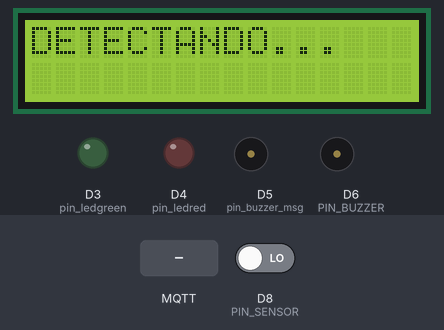
The sketch below on a simulated ESP8266 (NodeMCU). Parts: 16×2 character LCD, output pins drawn as LEDs (lit = HIGH), buzzer (waves = sounding, pin HIGH). The inputs (shaded band) are chosen by the test bench; at power-on: D8 (PIN_SENSOR) LOW. WiFi joins after 1.5 s; servers stay silent unless stated; random numbers use the default seed unless the sketch sets one; no MQTT or app messages arrive unless stated; what the sketch prints to the serial monitor is not drawn.

Above: at 2.9 s.
3.0 s: D8 (PIN_SENSOR) driven HIGH
At 4.3 s:
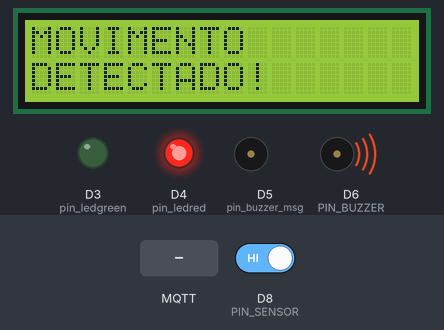
5.3 s: MQTT message "1" arrives on the first subscribed topic
At 6.7 s:
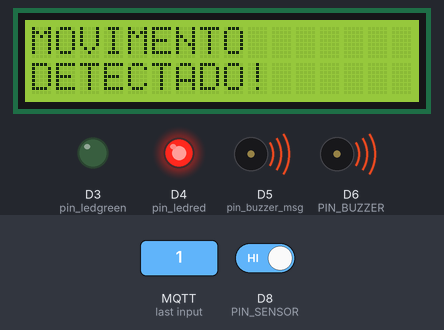
10.3 s: D8 (PIN_SENSOR) driven LOW
At 12.3 s:
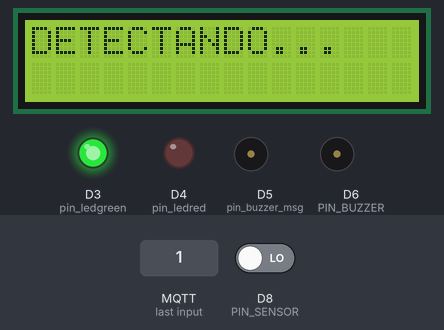
13.4 s: MQTT message "1" arrives on the first subscribed topic
At 14.5 s:
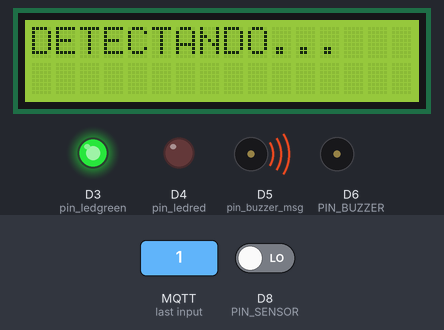
Timing chart, 0 to 18.4 s (numbered marks = the images above; inputs shaded):
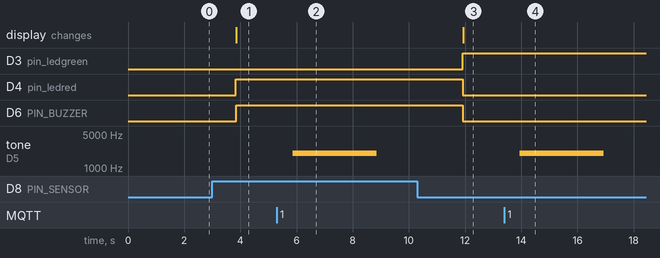

Measured:
- after the input at 3.0 s, D4 (pin_ledred): LOW → HIGH after 0.83 s; D6 (PIN_BUZZER): LOW → HIGH after 0.86 s; the display: changes after 0.86 s (image 1)
- after the input at 5.3 s, tone on D5 (pin_buzzer_msg): silent → 2000 Hz after 0.56 s, → silent 3.0 s later
- after the input at 10.3 s, D3 (pin_ledgreen): LOW → HIGH after 1.6 s; D4 (pin_ledred), D6 (PIN_BUZZER): HIGH → LOW after 1.6 s; the display: changes after 1.6 s (image 3)
- after the input at 13.4 s, tone on D5 (pin_buzzer_msg): silent → 2000 Hz after 0.54 s, → silent 3.0 s later

The sketch:

alarme_mqtt.ino
```cpp
#include <PubSubClient.h>
#include <ESP8266WiFi.h>
#include <Wire.h>
#include <LiquidCrystal_I2C.h>
#include <WiFiClient.h>

#define PIN_SENSOR D8 // definição do pino de entrada do sensor PIR
#define PIN_BUZZER D6 // definição do pino de saída do buzzer
#define pin_buzzer_msg D5 // definição do pino de saída do buzzer de mensagem mqtt
#define pin_ledred D4 // definição do pino de saída do led vermelho
#define pin_ledgreen D3 // definição do pino de saída do led verde
#define endereco 0x3F // definição do lcd
#define colunas 16
#define linhas 2

//Wi Fi
const char* nome = "VIVOFIBRA"; //Seu SSID da Rede WIFI
const char* senha = "44853107"; // A Senha da Rede WIFI
int wifiStatus;

//Cliente MQTT
const char* mqtt_server = "broker.mqtt-dashboard.com";
const int mqttPort = 1883;

WiFiClient wifiClient;
PubSubClient client(wifiClient);
unsigned long lastMsg = 0;
#define MSG_BUFFER_SIZE  (50)
char msg[MSG_BUFFER_SIZE];
int value = 0;

//instanciando lcd
LiquidCrystal_I2C lcd(endereco, colunas, linhas);

void callback(char* topic, byte* payload, unsigned int length) {
  Serial.print("Mensagem recebida [");
  Serial.print(topic);
  Serial.print("] ");
  for (int i = 0; i < length; i++) {
    Serial.print((char)payload[i]);
  }
  Serial.println();

  // Switch on the LED if an 1 was received as first character
  if ((char)payload[0] == '1') {
    tone(pin_buzzer_msg, 2000, 3000);
    //digitalWrite(pin_buzzer_msg, HIGH);
    //delay(5000);
  } else {
    noTone(pin_buzzer_msg);
    //digitalWrite(pin_buzzer_msg, LOW);  // Turn the LED off by making the voltage HIGH
  }
}

void reconnect() {
  Serial.println("Conectando ao MQTT Broker...");
  while (!client.connected()) {
      Serial.println("Reconectando ao MQTT Broker..");
      String clientId = "ESP8266Client-";
      clientId += String(random(0xffff), HEX);

      if (client.connect(clientId.c_str())) {
        Serial.println("Conectado.");
        // inscreva-se no tópico
        client.publish("Publicação_do_Eder","hello Eder ");
        client.subscribe("Subscrição_do_Eder");
      }else{
        Serial.print("failed, rc=");
        Serial.print(client.state());
        Serial.print(" tente de novo em 5 segundos");
        delay(5000);
      }
   }
}

void setup() {
  lcd.init();
  lcd.backlight();
  lcd.clear();
  lcd.setCursor(0, 0);
  lcd.print("DETECTANDO...");
  pinMode(PIN_SENSOR, INPUT);
  pinMode(PIN_BUZZER, OUTPUT);
  pinMode(pin_ledred, OUTPUT);
  pinMode(pin_ledgreen, OUTPUT);
  Serial.begin(115200);
  delay(200);

  client.setServer(mqtt_server, mqttPort);
  // define a função de retorno de chamada
  client.setCallback(callback);

  //Fazendo a conexão
  Serial.println("Iniciando a conexão da rede! ");
  Serial.println(nome);
  WiFi.begin(nome, senha);

  while (WiFi.status()!= WL_CONNECTED){
    delay(500);
    Serial.print(".");
    }
  }

void loop() {

  wifiStatus = WiFi.status();

  if(wifiStatus == WL_CONNECTED){
    Serial.println("O nodeMCU está conectado! ");

  }else{
    Serial.println("O nodeMCU não está conectado!");
  }
  delay(2000);

  //loop mqtt
  if (!client.connected())
    reconnect();
  client.loop();

  //faz a leitura do sensor de presença (retorna HIGH ou LOW)
  boolean sinal = digitalRead(PIN_SENSOR);

  //HIGH : movimento detectado
  if(sinal == HIGH){
    // aciona o led vermelho
    digitalWrite(pin_ledred, HIGH);
    //desativa o led verde
    digitalWrite(pin_ledgreen, LOW);
    // escreve no lcd
    lcd.clear();
    lcd.setCursor(0, 0);
    lcd.print("MOVIMENTO");
    lcd.setCursor(0, 1);
    lcd.print("DETECTADO!");
    //aciona o Buzzer
    digitalWrite(PIN_BUZZER, HIGH);

    snprintf (msg, MSG_BUFFER_SIZE, "Movimento Detectado! #%ld", value);
    Serial.print("Publish message: ");
    Serial.println(msg);
    client.publish("Publicação_do_Eder", msg);
    ++value;
  }
  //LOW : nenhum movimento detectado
  else{
    //desativa o buzzer
    digitalWrite(PIN_BUZZER, LOW);
    //desativa o led vermelho
    digitalWrite(pin_ledred, LOW);
    //ativa o led verde
    digitalWrite(pin_ledgreen, HIGH);
    //escreve no lcd
    lcd.clear();
    lcd.setCursor(0, 0);
    lcd.print("DETECTANDO...");

    snprintf (msg, MSG_BUFFER_SIZE, "Monitorando! #%ld", value);
    Serial.print("Publish message: ");
    Serial.println(msg);
    client.publish("Publicação_do_Eder", msg);
    ++value;
  }

    /*//publicando leituras mqtt
    unsigned long now = millis();
    if (now - lastMsg > 2000) {
      lastMsg = now;
      ++value;
      snprintf (msg, MSG_BUFFER_SIZE, "hello Eder #%ld", value);
      Serial.print("Publish message: ");
      Serial.println(msg);
      client.publish("ederTopic", msg);
    }*/
  }
```
